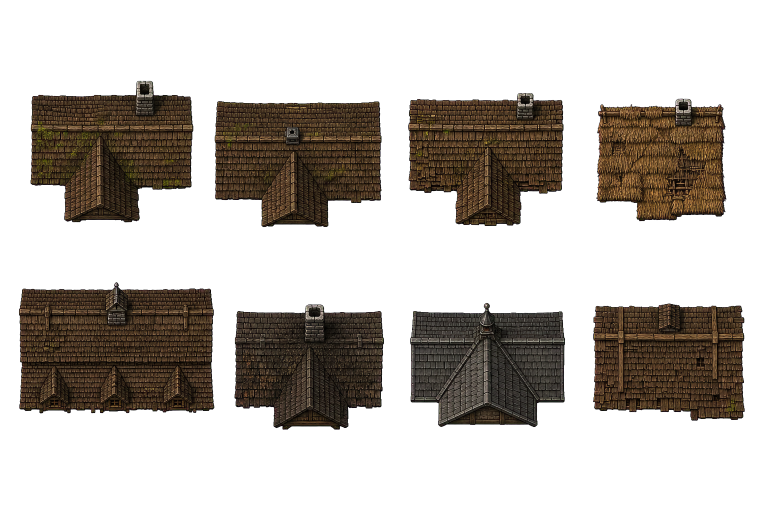
#> input picture assets/world/northgate/source/northgate_roofs_source_v1_alpha.png, 1536 x 1024 px (shown at 1/2 size)
$ python process_northgate_roof_atlas.py
#> lines starting #> are read from the running program, lines starting #| are printed output that depends on the picture
"""Cut and normalize the reviewed Northgate roof-source sheet."""

from pathlib import Path

from PIL import Image


ROOT = Path(__file__).resolve().parents[3]
SOURCE = ROOT / "assets/world/northgate/source/northgate_roofs_source_v1_alpha.png"
OUTPUT = ROOT / "assets/world/northgate/roofs"

ROOFS = [
    ("cottage_shingle_a", (188, 68)),
    ("cottage_shingle_b", (188, 68)),
    ("cottage_shingle_c", (188, 68)),
    ("cottage_thatch", (188, 68)),
    ("coaching_inn", (316, 78)),
    ("smithy", (252, 74)),
    ("civic_hall", (252, 78)),
    ("stable_store", (220, 72)),
]


def main() -> None:
    atlas = Image.open(SOURCE).convert("RGBA")
#> atlas is the input picture: PIL image 1536x1024 RGBA; mean R, G, B, A 22.7, 17.3, 11.8, 87.7
    OUTPUT.mkdir(parents=True, exist_ok=True)
    for index, (name, size) in enumerate(ROOFS):
        column = index % 4
        row = index // 4
        cell = atlas.crop(
            (
                round(column * atlas.width / 4),
                round(row * atlas.height / 2),
                round((column + 1) * atlas.width / 4),
                round((row + 1) * atlas.height / 2),
            )
        )
        alpha_bounds = cell.getchannel("A").getbbox()
        if alpha_bounds is None:
            raise RuntimeError(f"No opaque pixels in source cell for {name}")
        roof = cell.crop(alpha_bounds).resize(size, Image.Resampling.LANCZOS)
        output = Image.new("RGBA", (size[0] + 4, size[1] + 4), (0, 0, 0, 0))
        output.alpha_composite(roof, (2, 2))
        output.save(OUTPUT / f"{name}.png", optimize=True)
        print(f"{name}: {output.width}x{output.height}")
#> this loop made 8 passes
#> alpha_bounds on passes 1 to 8: (61, 161, 384, 445), (0, 202, 380, 455), (48, 186, 359, 452), (40, 197, 301, 443), (37, 52, 384, 315), (0, 64, 384, 348), (52, 93, 363, 343), (34, 95, 338, 330)
#> pass 1, in main, `cell = atlas.crop( ( round(column * atlas.width / 4), round(row * atla..`:
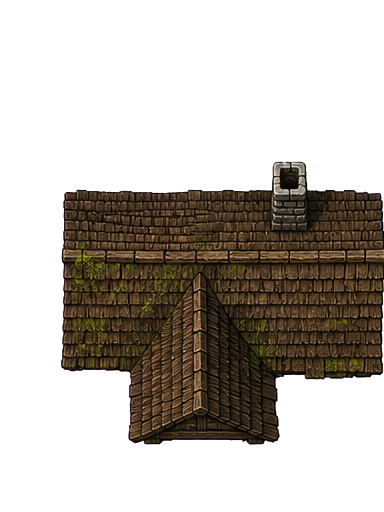
#> cell: PIL image 384x512 RGBA; mean R, G, B, A 23, 17.4, 10.9, 90; transparent parts drawn white
#> pass 1, in main, `roof = cell.crop(alpha_bounds).resize(size, Image.Resampling.LANCZOS)`:
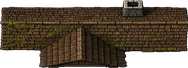
#> roof: PIL image 188x68 RGBA; mean R, G, B, A 50.8, 38.4, 24.2, 192.8; transparent parts drawn white
#> pass 1, in main, `output.save(OUTPUT / f"{name}.png", optimize=True)`:
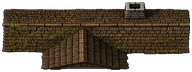
#> saved as cottage_shingle_a.png: PIL image 192x72 RGBA; mean R, G, B, A 47, 35.5, 22.4, 178.3; transparent parts drawn white
#> after the loop:
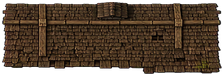
#> output: PIL image 224x76 RGBA; mean R, G, B, A 57.7, 41.9, 27.3, 211; transparent parts drawn white
#> after the loop:
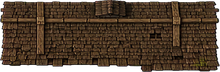
#> roof: PIL image 220x72 RGBA; mean R, G, B, A 62, 45, 29.4, 226.8; transparent parts drawn white


if __name__ == "__main__":
    main()

$ run again, with assets/world/northgate/source/northgate_roofs_source_v2_alpha.png copied over assets/world/northgate/source/northgate_roofs_source_v1_alpha.png
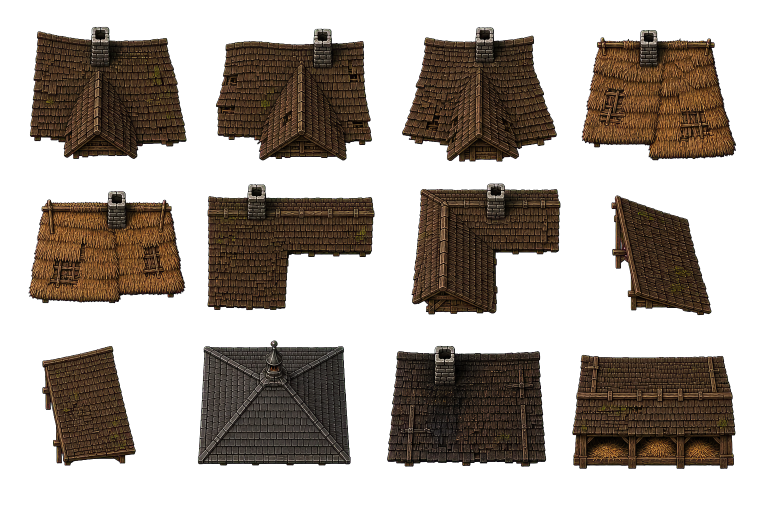
#> input picture assets/world/northgate/source/northgate_roofs_source_v2_alpha.png, 1536 x 1024 px (shown at 1/2 size)
#> in main, atlas is the input picture: PIL image 1536x1024 RGBA; mean R, G, B, A 29.5, 21.5, 14.6, 109.7
#> the loop in main, `for index, (name, size) in enumerate(ROOFS):` made 8 passes
#> alpha_bounds on passes 1 to 8: (59, 53, 373, 512), (31, 57, 366, 512), (36, 54, 353, 512), (11, 60, 321, 512), (57, 0, 371, 420), (11, 0, 348, 419), (6, 0, 384, 422), (0, 0, 319, 426)
#> pass 1, in main, `output.save(OUTPUT / f"{name}.png", optimize=True)`:
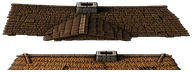
#> saved as cottage_shingle_a.png: PIL image 192x72 RGBA; mean R, G, B, A 50, 35.5, 22, 154.1; transparent parts drawn white
#> after the loop in main, `for index, (name, size) in enumerate(ROOFS):`:
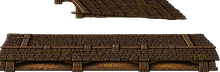
#> roof: PIL image 220x72 RGBA; mean R, G, B, A 42.4, 30.2, 18.9, 156.6; transparent parts drawn white
